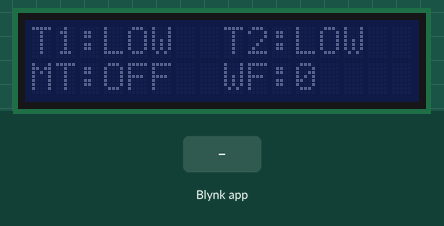
This sketch was run on a simulated ESP8266 (NodeMCU). Parts: 16×2 character LCD. The inputs (shaded band) are chosen by the test bench. WiFi joins after 1.5 s; servers stay silent unless stated; no radio packets arrive unless stated; what the sketch prints to the serial monitor is not drawn.

Above: at 3.0 s.
3.1 s: Blynk app writes 1 to V4
At 4.2 s:
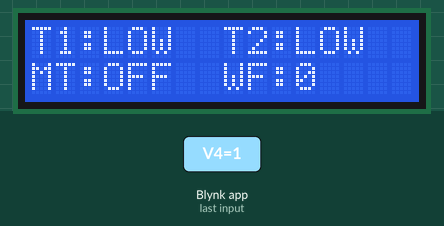
4.6 s: Blynk app writes 0 to V4
At 5.7 s:
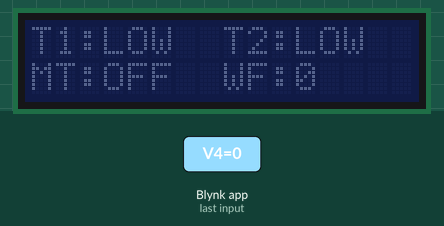
Timing chart, 0 to 7.6 s (numbered marks = the images above; inputs shaded):
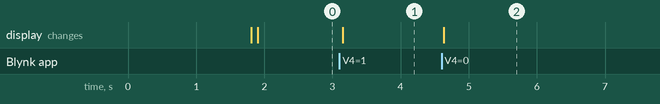

The sketch:

nrf24_two_way_master_node_naveen.ino
```cpp
#define BLYNK_PRINT Serial
#include <ESP8266WiFi.h>
#include <BlynkSimpleEsp8266.h>
/////////////////////////////////////////////////
#include <Wire.h>
#include <LiquidCrystal_I2C.h>

// Set the LCD address to 0x27 for a 16 chars and 2 line display
LiquidCrystal_I2C lcd(0x27, 16, 2);
//////////////////////////////////////////////////////////////////////////
#include <RF24Network.h>
#include <RF24.h>
#include <SPI.h>
/////////////////////////////////////////////////
RF24 radio(2,15);                    // nRF24L01(+) radio attached using Getting Started board

RF24Network network(radio);          // Network uses that radio
//========================================================
const uint16_t tank_node = 01;        // Address of our node in Octal format
const uint16_t master_node = 00;       // Address of the other node in Octal format
const uint16_t motor_node=02;

const unsigned long interval = 1000; //ms  // How often to send 'hello world to the other unit

unsigned long last_sent;             // When did we last send?

///////////////////////////////////////////////////
char auth[] = "WyS1_JfO39ev2KRDbi8DFses26bo5W2V";
char ssid[] = "JVR MURTHY";
char pass[] = "jajula@1234";

///////////////////////////////////////////////////
float indata1[3];
float indata2[6];

int f=0;
 int i=0;
 int j=0;
 int k=0;
 int l=0;
 int m=0;
 int n=0;
 int t1=0;
 int t2=0;
 int threshold1=152;
 int threshold2=115;

unsigned long millisec1=0;
unsigned long millisec2=0;
unsigned long millisec3=0;
unsigned long millisec4=0;

unsigned long previousMillis = 0;        // will store last time LED was updated


// constants won't change:
const long interval1 = 1000;

//////////////////////////////////////////////////
int outdata1;
int motorstatus=0;
int mode1=0;
float tank2=0.00;
int lcdlight=0;
/////////////////////////////////////////////
BlynkTimer timer;
//=============================================================================================================
BLYNK_CONNECTED() {
  // Request the latest state from the server
  Blynk.syncVirtual(V10);
  Blynk.syncVirtual(V8);
 // Blynk.syncAll();
  Blynk.syncVirtual(V5);
   Blynk.syncVirtual(V4);
  // Alternatively, you could override server state using:
  //Blynk.virtualWrite(V2, ledState);
}
//========================================================================================================
void myTimerEvent()
{
  // You can send any value at any time.
  // Please don't send more that 10 values per second.
  Blynk.virtualWrite(V0, indata1[0]);
  Blynk.virtualWrite(V1, indata1[1]);
  Blynk.virtualWrite(V2, indata1[2]);
  Blynk.virtualWrite(V3, indata1[3]);
 // Blynk.virtualWrite(V4, indata1[4]);
 // Blynk.virtualWrite(V5, indata1[5]);
  Blynk.virtualWrite(V6, indata2[0]);
  Blynk.virtualWrite(V7, indata2[1]);
  Blynk.virtualWrite(V8, indata2[2]);
  Blynk.virtualWrite(V9, indata2[3]);
 // Blynk.virtualWrite(V10, indata2[4]);
}
//==========================================================================================================
BLYNK_WRITE(V10)
{
   motorstatus = param.asInt(); // assigning incoming value from pin V1 to a variable

  // process received value
}

BLYNK_WRITE(V5)
{
   mode1 = param.asInt(); // assigning incoming value from pin V1 to a variable

  // process received value
}
BLYNK_WRITE(V4)
{
   lcdlight = param.asInt(); // assigning incoming value from pin V1 to a variable

  // process received value
}
//==============================================================================================================
void notification(){
  if (f==1){
    while(i<=1){
       Blynk.notify("Waterflow detected");
       i++;
    }
  }
  if (f==0){
    i=0;
  }
 if (t1==1){
    while(j<=1){
       Blynk.notify("tank1 is full");
       j++;
    }
    threshold1=147;
  }
  if (t1==0){
    j=0;
  }


//  if (t2==1){
//    while(k<=1){
//       Blynk.notify("tank2 is full");
//       k++;
//    }
//    threshold2=110;
//  }
//  if (t2==0){
//    k=0;
//  }

    if (indata2[4]>3.5){
    while(n<=1){
       Blynk.notify("water level detected");
       n++;
    }
  }
  if (indata2[4]<3.5){
    n=0;
  }


  }
//=======================================================================================================
void setup(void)
{
  Serial.begin(115200);
  SPI.begin();
  radio.begin();
  network.begin(/*channel*/ 25, /*node address*/ master_node);
   radio.setDataRate( RF24_250KBPS );
   radio.setPALevel(RF24_PA_LOW);
  Serial.println();
  Serial.print("Configuring access point...");
  WiFi.begin(ssid, pass);
  while (WiFi.status() != WL_CONNECTED) {
    delay(500);
    Serial.print(".");
  }
  Serial.println("");
  Serial.println("WiFi connected");
  Serial.println("IP address: ");
  Serial.println(WiFi.localIP());

  Blynk.begin(auth, ssid, pass);
  timer.setInterval(1000L, myTimerEvent);

lcd.begin();

  // Turn on the blacklight and print a message.
  lcd.backlight();
}
//=====================================================================================================
void loop(void){

  network.update();                  // Check the network regularly
  senddata();
receivedata();
unsigned long currentMillis = millis();

  if (currentMillis - previousMillis >= interval1) {
     previousMillis = currentMillis;
     int pa;
     pa=radio.getPALevel();
     Serial.print("power level:");
     Serial.println(pa);
  }

 Blynk.run();
 timer.run();
 notification();
tanklevel();
lcddisplay();
  }
//=======================================================================================
void receivedata(){
 float indata[6];
    while ( network.available() ) {     // Is there anything ready for us?

    RF24NetworkHeader header;        // If so, grab it and print it out


    network.read(header,&indata,sizeof(indata));
    if (header.from_node == 01){
      indata1[0]=indata[0];//water level in feet.
       indata1[1]=indata[1];
        indata1[2]=indata[2];

    }
     if (header.from_node == 02){
       indata2[0]=indata[0];
       indata2[1]=indata[1];
        indata2[2]=indata[2];
         indata2[3]=indata[3];
          indata2[4]=indata[4];
           indata2[5]=indata[5];
           f=indata2[1];
     }


    Serial.print("tank1:");
    Serial.println(indata1[0]);
    Serial.print("tank2:");
    Serial.println(indata1[1]);
    Serial.print("led status:");
    Serial.println(indata1[2]);
   Serial.print("f:");
   Serial.println(indata2[1]);


  }
}
//==========================================================================================
void senddata(){
   float outdata[3];
  unsigned long now = millis();              // If it's time to send a message, send it!
  if ( now - last_sent >= interval  )
  {
    last_sent = now;
    outdata[0]=motorstatus;
    outdata[1]=t1;//t2;changed from t2 to t1 due to damage of t2 ultrasonic sensor
    outdata[2]=mode1;
    Serial.print("Sending...");
    Serial.print("motorstatus:");
    Serial.println(outdata[0]);
    Serial.print("t2:");
    Serial.println(outdata[1]);
    Serial.print("mode1:");
    Serial.println(outdata[2]);

    RF24NetworkHeader header(/*to node*/ motor_node);
    bool ok = network.write(header,&outdata,sizeof(outdata));
    if (ok)
      Serial.println("ok.");
    else
      Serial.println("failed.");
  }
  }
//====================================================================================================================
void tanklevel(){

 if(indata1[0]>threshold1 ){
   t1=1;
   //threshold1=147;written in notify function

 }
if (indata1[0]<threshold1 ){
  t1=0;
   threshold1=152;
}

//=============================
   if(indata1[1]>threshold2){
     t2=1;
   //threshold2=110;written in notify function

  }
if (indata1[1]<threshold2){
   t2=0;
   threshold2=115;

}

}
//=========================================================
void lcddisplay(){
  if(lcdlight==1){
    lcd.backlight();
  }
  else{
 lcd.noBacklight();
  }
  //lcd.clear();
lcd.setCursor(0,0);
lcd.print("T1:");
lcd.setCursor(3,0);
if (indata1[0]<30){
lcd.print("LOW");
}
else if (indata1[0]>150){
lcd.print("FULL");
}
else if(indata1[1]>32 &&indata1[1]<149){
 lcd.print("MED");
}
lcd.setCursor(8,0);
lcd.print("T2:");
lcd.setCursor(11,0);
if (indata1[1]<30){
lcd.print("LOW");
}
else if (indata1[1]>110){
lcd.print("FULL");
}
else if(indata1[1]>32 &&indata1[1]<109){
 lcd.print("MED");
}
lcd.setCursor(0,1);
lcd.print("MT:");
if (indata2[2]==1){
lcd.setCursor(3,1);
lcd.print("ON!");
}
if (indata2[2]==0){
lcd.setCursor(3,1);
lcd.print("OFF");
}
lcd.setCursor(8,1);
lcd.print("WF:");
lcd.setCursor(11,1);
if ((indata2[0])>1){
lcd.print(int(indata2[0]));
}
else{
lcd.print("0");
}
}
//===========================================================================
```

Measured:
- after the input at 3.1 s, the display: changes after 0.05 s (image 1)
- after the input at 4.6 s, the display: changes at once (image 2)
